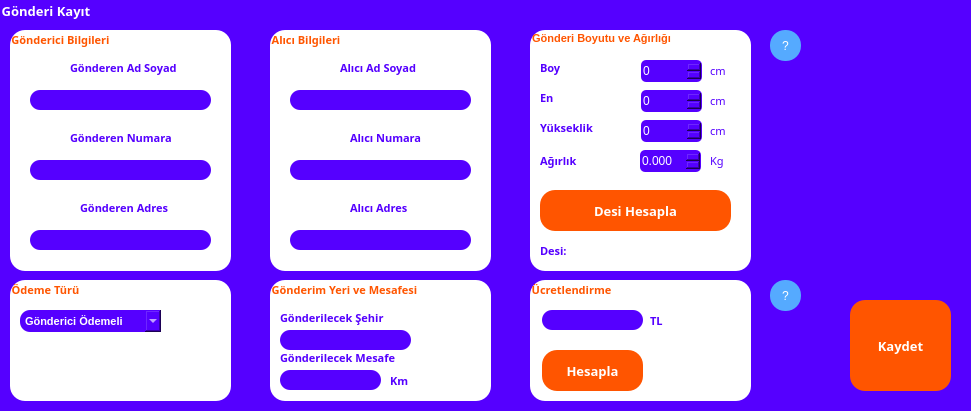
   <widget class="QGroupBox" name="groupBoxGonderiKayit">
    <property name="enabled">
     <bool>true</bool>
    </property>
    <property name="geometry">
     <rect>
      <x>380</x>
      <y>10</y>
      <width>971</width>
      <height>411</height>
     </rect>
    </property>
    <property name="font">
     <font>
      <family>Century Gothic</family>
      <pointsize>10</pointsize>
      <weight>75</weight>
      <bold>true</bold>
     </font>
    </property>
    <property name="styleSheet">
     <string notr="true">background-color: rgb(85, 0, 255); border-radius: 15px; color: white</string>
    </property>
    <property name="title">
     <string>Gönderi Kayıt</string>
    </property>
    <widget class="QGroupBox" name="groupBoxGondericiBilgileri">
     <property name="geometry">
      <rect>
       <x>10</x>
       <y>30</y>
       <width>221</width>
       <height>241</height>
      </rect>
     </property>
     <property name="font">
      <font>
       <family>Century Gothic</family>
       <pointsize>8</pointsize>
       <weight>75</weight>
       <bold>true</bold>
      </font>
     </property>
     <property name="styleSheet">
      <string notr="true">color:rgb(255, 85, 0);background-color: white; border-radius: 15px</string>
     </property>
     <property name="title">
      <string>Gönderici Bilgileri</string>
     </property>
     <widget class="QLineEdit" name="lineEditGonderenAdSoyad">
      <property name="geometry">
       <rect>
        <x>20</x>
        <y>60</y>
        <width>181</width>
        <height>20</height>
       </rect>
      </property>
      <property name="styleSheet">
       <string notr="true">color: white; background-color:rgb(85, 0, 255); border-radius: 10px</string>
      </property>
     </widget>
     <widget class="QLabel" name="labelGonderenAdSoyad">
      <property name="geometry">
       <rect>
        <x>60</x>
        <y>30</y>
        <width>121</width>
        <height>16</height>
       </rect>
      </property>
      <property name="font">
       <font>
        <family>Century Gothic</family>
        <pointsize>8</pointsize>
        <weight>75</weight>
        <bold>true</bold>
       </font>
      </property>
      <property name="styleSheet">
       <string notr="true">color: rgb(85, 0, 255)</string>
      </property>
      <property name="text">
       <string>Gönderen Ad Soyad</string>
      </property>
     </widget>
     <widget class="QLabel" name="labelGonderenNumara">
      <property name="geometry">
       <rect>
        <x>60</x>
        <y>100</y>
        <width>111</width>
        <height>16</height>
       </rect>
      </property>
      <property name="font">
       <font>
        <family>Century Gothic</family>
        <pointsize>8</pointsize>
        <weight>75</weight>
        <bold>true</bold>
       </font>
      </property>
      <property name="styleSheet">
       <string notr="true">color: rgb(85, 0, 255)</string>
      </property>
      <property name="text">
       <string>Gönderen Numara</string>
      </property>
     </widget>
     <widget class="QLineEdit" name="lineEditGonderenNumara">
      <property name="geometry">
       <rect>
        <x>20</x>
        <y>130</y>
        <width>181</width>
        <height>20</height>
       </rect>
      </property>
      <property name="styleSheet">
       <string notr="true">color: white; background-color:rgb(85, 0, 255); border-radius: 10px</string>
      </property>
     </widget>
     <widget class="QLabel" name="labelGonderenAdres">
      <property name="geometry">
       <rect>
        <x>70</x>
        <y>170</y>
        <width>101</width>
        <height>16</height>
       </rect>
      </property>
      <property name="font">
       <font>
        <family>Century Gothic</family>
        <pointsize>8</pointsize>
        <weight>75</weight>
        <bold>true</bold>
       </font>
      </property>
      <property name="styleSheet">
       <string notr="true">color: rgb(85, 0, 255)</string>
      </property>
      <property name="text">
       <string>Gönderen Adres</string>
      </property>
     </widget>
     <widget class="QLineEdit" name="lineEditGonderenAdres">
      <property name="geometry">
       <rect>
        <x>20</x>
        <y>200</y>
        <width>181</width>
        <height>20</height>
       </rect>
      </property>
      <property name="styleSheet">
       <string notr="true">color: white; background-color:rgb(85, 0, 255); border-radius: 10px</string>
      </property>
     </widget>
    </widget>
    <widget class="QGroupBox" name="groupBoxAliciBilgileri">
     <property name="geometry">
      <rect>
       <x>270</x>
       <y>30</y>
       <width>221</width>
       <height>241</height>
      </rect>
     </property>
     <property name="font">
      <font>
       <family>Century Gothic</family>
       <pointsize>8</pointsize>
       <weight>75</weight>
       <italic>false</italic>
       <bold>true</bold>
       <underline>false</underline>
       <strikeout>false</strikeout>
      </font>
     </property>
     <property name="styleSheet">
      <string notr="true">color:rgb(255, 85, 0);background-color: white; border-radius: 15px</string>
     </property>
     <property name="title">
      <string>Alıcı Bilgileri</string>
     </property>
     <widget class="QLineEdit" name="lineEditAliciAdres">
      <property name="geometry">
       <rect>
        <x>20</x>
        <y>200</y>
        <width>181</width>
        <height>20</height>
       </rect>
      </property>
      <property name="styleSheet">
       <string notr="true">color: white; background-color:rgb(85, 0, 255); border-radius: 10px</string>
      </property>
     </widget>
     <widget class="QLabel" name="labelAliciAdSoyad">
      <property name="geometry">
       <rect>
        <x>70</x>
        <y>30</y>
        <width>81</width>
        <height>16</height>
       </rect>
      </property>
      <property name="font">
       <font>
        <family>Century Gothic</family>
        <pointsize>8</pointsize>
        <weight>75</weight>
        <bold>true</bold>
       </font>
      </property>
      <property name="styleSheet">
       <string notr="true">color: rgb(85, 0, 255)</string>
      </property>
      <property name="text">
       <string>Alıcı Ad Soyad</string>
      </property>
     </widget>
     <widget class="QLineEdit" name="lineEditAliciNumara">
      <property name="geometry">
       <rect>
        <x>20</x>
        <y>130</y>
        <width>181</width>
        <height>20</height>
       </rect>
      </property>
      <property name="styleSheet">
       <string notr="true">color: white; background-color:rgb(85, 0, 255); border-radius: 10px</string>
      </property>
     </widget>
     <widget class="QLineEdit" name="lineEditAliciAdSoyad">
      <property name="geometry">
       <rect>
        <x>20</x>
        <y>60</y>
        <width>181</width>
        <height>20</height>
       </rect>
      </property>
      <property name="styleSheet">
       <string notr="true">color: white; background-color:rgb(85, 0, 255); border-radius: 10px</string>
      </property>
     </widget>
     <widget class="QLabel" name="labelAliciNumara">
      <property name="geometry">
       <rect>
        <x>80</x>
        <y>100</y>
        <width>81</width>
        <height>16</height>
       </rect>
      </property>
      <property name="font">
       <font>
        <family>Century Gothic</family>
        <pointsize>8</pointsize>
        <weight>75</weight>
        <bold>true</bold>
       </font>
      </property>
      <property name="styleSheet">
       <string notr="true">color: rgb(85, 0, 255)</string>
      </property>
      <property name="text">
       <string>Alıcı Numara</string>
      </property>
     </widget>
     <widget class="QLabel" name="labelAliciAdres">
      <property name="geometry">
       <rect>
        <x>80</x>
        <y>170</y>
        <width>61</width>
        <height>16</height>
       </rect>
      </property>
      <property name="font">
       <font>
        <family>Century Gothic</family>
        <pointsize>8</pointsize>
        <weight>75</weight>
        <bold>true</bold>
       </font>
      </property>
      <property name="styleSheet">
       <string notr="true">color: rgb(85, 0, 255)</string>
      </property>
      <property name="text">
       <string>Alıcı Adres</string>
      </property>
     </widget>
    </widget>
    <widget class="QGroupBox" name="groupBoxGonderiBoyutu">
     <property name="geometry">
      <rect>
       <x>530</x>
       <y>30</y>
       <width>221</width>
       <height>241</height>
      </rect>
     </property>
     <property name="font">
      <font>
       <family>MS Shell Dlg 2</family>
       <pointsize>8</pointsize>
       <weight>75</weight>
       <bold>true</bold>
      </font>
     </property>
     <property name="styleSheet">
      <string notr="true">color:rgb(255, 85, 0);background-color: white; border-radius: 15px</string>
     </property>
     <property name="title">
      <string>Gönderi Boyutu ve Ağırlığı</string>
     </property>
     <widget class="QSpinBox" name="spinBoxYukseklik">
      <property name="geometry">
       <rect>
        <x>111</x>
        <y>90</y>
        <width>61</width>
        <height>22</height>
       </rect>
      </property>
      <property name="styleSheet">
       <string notr="true">color: white; background-color:rgb(85, 0, 255); border-radius: 5px </string>
      </property>
      <property name="maximum">
       <number>9999</number>
      </property>
     </widget>
     <widget class="QSpinBox" name="spinBoxBoy">
      <property name="geometry">
       <rect>
        <x>111</x>
        <y>30</y>
        <width>61</width>
        <height>22</height>
       </rect>
      </property>
      <property name="styleSheet">
       <string notr="true">color: white; background-color:rgb(85, 0, 255); border-radius: 5px </string>
      </property>
      <property name="maximum">
       <number>9999</number>
      </property>
     </widget>
     <widget class="QSpinBox" name="spinBoxEn">
      <property name="geometry">
       <rect>
        <x>111</x>
        <y>60</y>
        <width>61</width>
        <height>22</height>
       </rect>
      </property>
      <property name="styleSheet">
       <string notr="true">color: white; background-color:rgb(85, 0, 255); border-radius: 5px </string>
      </property>
      <property name="maximum">
       <number>9999</number>
      </property>
     </widget>
     <widget class="QLabel" name="labelYukseklik">
      <property name="geometry">
       <rect>
        <x>10</x>
        <y>90</y>
        <width>81</width>
        <height>16</height>
       </rect>
      </property>
      <property name="font">
       <font>
        <family>Century Gothic</family>
        <pointsize>8</pointsize>
        <weight>75</weight>
        <bold>true</bold>
       </font>
      </property>
      <property name="styleSheet">
       <string notr="true">color: rgb(85, 0, 255)</string>
      </property>
      <property name="text">
       <string>Yükseklik</string>
      </property>
     </widget>
     <widget class="QLabel" name="labelBoy">
      <property name="geometry">
       <rect>
        <x>10</x>
        <y>30</y>
        <width>41</width>
        <height>16</height>
       </rect>
      </property>
      <property name="font">
       <font>
        <family>Century Gothic</family>
        <pointsize>8</pointsize>
        <weight>75</weight>
        <bold>true</bold>
       </font>
      </property>
      <property name="styleSheet">
       <string notr="true">color: rgb(85, 0, 255)</string>
      </property>
      <property name="text">
       <string>Boy</string>
      </property>
     </widget>
     <widget class="QLabel" name="labelEn">
      <property name="geometry">
       <rect>
        <x>10</x>
        <y>60</y>
        <width>21</width>
        <height>16</height>
       </rect>
      </property>
      <property name="font">
       <font>
        <family>Century Gothic</family>
        <pointsize>8</pointsize>
        <weight>75</weight>
        <bold>true</bold>
       </font>
      </property>
      <property name="styleSheet">
       <string notr="true">color: rgb(85, 0, 255)</string>
      </property>
      <property name="text">
       <string>En</string>
      </property>
     </widget>
     <widget class="QPushButton" name="pushButtonDesiHesapla">
      <property name="geometry">
       <rect>
        <x>10</x>
        <y>160</y>
        <width>191</width>
        <height>41</height>
       </rect>
      </property>
      <property name="font">
       <font>
        <family>Century Gothic</family>
        <pointsize>10</pointsize>
        <weight>75</weight>
        <bold>true</bold>
       </font>
      </property>
      <property name="styleSheet">
       <string notr="true">background-color:rgb(255, 85, 0); color: white; border-radius: 15px</string>
      </property>
      <property name="text">
       <string>Desi Hesapla</string>
      </property>
     </widget>
     <widget class="QLabel" name="labelDesi">
      <property name="geometry">
       <rect>
        <x>50</x>
        <y>210</y>
        <width>151</width>
        <height>21</height>
       </rect>
      </property>
      <property name="font">
       <font>
        <family>Century Gothic</family>
        <pointsize>8</pointsize>
        <weight>75</weight>
        <bold>true</bold>
       </font>
      </property>
      <property name="styleSheet">
       <string notr="true">color: rgb(85, 0, 255)</string>
      </property>
      <property name="text">
       <string/>
      </property>
     </widget>
     <widget class="QLabel" name="labelCmBoy">
      <property name="geometry">
       <rect>
        <x>180</x>
        <y>30</y>
        <width>21</width>
        <height>21</height>
       </rect>
      </property>
      <property name="font">
       <font>
        <family>Century Gothic</family>
        <pointsize>8</pointsize>
       </font>
      </property>
      <property name="styleSheet">
       <string notr="true">color: rgb(85, 0, 255)</string>
      </property>
      <property name="text">
       <string>cm</string>
      </property>
     </widget>
     <widget class="QLabel" name="labelCmEn">
      <property name="geometry">
       <rect>
        <x>180</x>
        <y>60</y>
        <width>21</width>
        <height>21</height>
       </rect>
      </property>
      <property name="font">
       <font>
        <family>Century Gothic</family>
        <pointsize>8</pointsize>
       </font>
      </property>
      <property name="styleSheet">
       <string notr="true">color: rgb(85, 0, 255)</string>
      </property>
      <property name="text">
       <string>cm</string>
      </property>
     </widget>
     <widget class="QLabel" name="labelCmYukseklik">
      <property name="geometry">
       <rect>
        <x>180</x>
        <y>90</y>
        <width>21</width>
        <height>21</height>
       </rect>
      </property>
      <property name="font">
       <font>
        <family>Century Gothic</family>
        <pointsize>8</pointsize>
       </font>
      </property>
      <property name="styleSheet">
       <string notr="true">color: rgb(85, 0, 255)</string>
      </property>
      <property name="text">
       <string>cm</string>
      </property>
     </widget>
     <widget class="QLabel" name="labelKg">
      <property name="enabled">
       <bool>true</bool>
      </property>
      <property name="geometry">
       <rect>
        <x>180</x>
        <y>120</y>
        <width>21</width>
        <height>21</height>
       </rect>
      </property>
      <property name="font">
       <font>
        <family>Century Gothic</family>
        <pointsize>8</pointsize>
       </font>
      </property>
      <property name="styleSheet">
       <string notr="true">color: rgb(85, 0, 255)</string>
      </property>
      <property name="text">
       <string>Kg</string>
      </property>
     </widget>
     <widget class="QLabel" name="labelAgirlik">
      <property name="enabled">
       <bool>true</bool>
      </property>
      <property name="geometry">
       <rect>
        <x>10</x>
        <y>120</y>
        <width>81</width>
        <height>21</height>
       </rect>
      </property>
      <property name="font">
       <font>
        <family>Century Gothic</family>
        <pointsize>8</pointsize>
        <weight>75</weight>
        <bold>true</bold>
       </font>
      </property>
      <property name="styleSheet">
       <string notr="true">color: rgb(85, 0, 255)</string>
      </property>
      <property name="text">
       <string>Ağırlık</string>
      </property>
     </widget>
     <widget class="QDoubleSpinBox" name="doubleSpinBoxKg">
      <property name="enabled">
       <bool>true</bool>
      </property>
      <property name="geometry">
       <rect>
        <x>110</x>
        <y>120</y>
        <width>61</width>
        <height>22</height>
       </rect>
      </property>
      <property name="styleSheet">
       <string notr="true">color: white; background-color:rgb(85, 0, 255); border-radius: 5px </string>
      </property>
      <property name="decimals">
       <number>3</number>
      </property>
      <property name="maximum">
       <double>999.990000000000009</double>
      </property>
     </widget>
     <widget class="QLabel" name="labelDesiYazisi">
      <property name="geometry">
       <rect>
        <x>10</x>
        <y>210</y>
        <width>31</width>
        <height>21</height>
       </rect>
      </property>
      <property name="font">
       <font>
        <family>Century Gothic</family>
        <pointsize>8</pointsize>
        <weight>75</weight>
        <bold>true</bold>
       </font>
      </property>
      <property name="styleSheet">
       <string notr="true">color: rgb(85, 0, 255)</string>
      </property>
      <property name="text">
       <string>Desi:</string>
      </property>
     </widget>
    </widget>
    <widget class="QPushButton" name="pushButtonBilgiEkrani">
     <property name="geometry">
      <rect>
       <x>770</x>
       <y>30</y>
       <width>31</width>
       <height>31</height>
      </rect>
     </property>
     <property name="font">
      <font>
       <family>Arial</family>
       <pointsize>9</pointsize>
      </font>
     </property>
     <property name="styleSheet">
      <string notr="true">color: white; background-color: rgb(85, 170, 255); border-radius: 15px</string>
     </property>
     <property name="text">
      <string>?</string>
     </property>
    </widget>
    <widget class="QGroupBox" name="groupBoxUcret">
     <property name="geometry">
      <rect>
       <x>530</x>
       <y>280</y>
       <width>221</width>
       <height>121</height>
      </rect>
     </property>
     <property name="font">
      <font>
       <family>Century Gothic</family>
       <pointsize>8</pointsize>
       <weight>75</weight>
       <bold>true</bold>
      </font>
     </property>
     <property name="styleSheet">
      <string notr="true">color:rgb(255, 85, 0);background-color: white; border-radius: 15px</string>
     </property>
     <property name="title">
      <string>Ücretlendirme</string>
     </property>
     <widget class="QLabel" name="labelTL">
      <property name="geometry">
       <rect>
        <x>120</x>
        <y>30</y>
        <width>21</width>
        <height>21</height>
       </rect>
      </property>
      <property name="font">
       <font>
        <family>Century Gothic</family>
        <pointsize>8</pointsize>
        <weight>75</weight>
        <bold>true</bold>
       </font>
      </property>
      <property name="styleSheet">
       <string notr="true">color: rgb(85, 0, 255);</string>
      </property>
      <property name="text">
       <string>TL</string>
      </property>
     </widget>
     <widget class="QPushButton" name="pushButtonUcretHesapla">
      <property name="geometry">
       <rect>
        <x>12</x>
        <y>70</y>
        <width>101</width>
        <height>41</height>
       </rect>
      </property>
      <property name="font">
       <font>
        <family>Century Gothic</family>
        <pointsize>10</pointsize>
        <weight>75</weight>
        <bold>true</bold>
       </font>
      </property>
      <property name="styleSheet">
       <string notr="true">background-color: rgb(255, 85, 0); color: white;border-radius: 15px</string>
      </property>
      <property name="text">
       <string>Hesapla</string>
      </property>
     </widget>
     <widget class="QLineEdit" name="lineEditUcret">
      <property name="enabled">
       <bool>true</bool>
      </property>
      <property name="geometry">
       <rect>
        <x>12</x>
        <y>30</y>
        <width>101</width>
        <height>20</height>
       </rect>
      </property>
      <property name="styleSheet">
       <string notr="true">color: white; background-color:rgb(85, 0, 255); border-radius: 10px</string>
      </property>
      <property name="readOnly">
       <bool>true</bool>
      </property>
      <property name="placeholderText">
       <string/>
      </property>
     </widget>
    </widget>
    <widget class="QGroupBox" name="groupBoxGonderimYeriVeMesafesi">
     <property name="geometry">
      <rect>
       <x>270</x>
       <y>280</y>
       <width>221</width>
       <height>121</height>
      </rect>
     </property>
     <property name="font">
      <font>
       <family>Century Gothic</family>
       <pointsize>8</pointsize>
       <weight>75</weight>
       <bold>true</bold>
      </font>
     </property>
     <property name="styleSheet">
      <string notr="true">color:rgb(255, 85, 0);background-color: white; border-radius: 15px</string>
     </property>
     <property name="title">
      <string>Gönderim Yeri ve Mesafesi</string>
     </property>
     <widget class="QLabel" name="labelGonderilecekMesafeKm">
      <property name="geometry">
       <rect>
        <x>120</x>
        <y>90</y>
        <width>21</width>
        <height>21</height>
       </rect>
      </property>
      <property name="font">
       <font>
        <family>Century Gothic</family>
        <pointsize>8</pointsize>
        <weight>75</weight>
        <bold>true</bold>
       </font>
      </property>
      <property name="styleSheet">
       <string notr="true">color: rgb(85, 0, 255)</string>
      </property>
      <property name="text">
       <string>Km</string>
      </property>
     </widget>
     <widget class="QLineEdit" name="lineEditGonderilecekSehir">
      <property name="enabled">
       <bool>true</bool>
      </property>
      <property name="geometry">
       <rect>
        <x>10</x>
        <y>50</y>
        <width>131</width>
        <height>20</height>
       </rect>
      </property>
      <property name="styleSheet">
       <string notr="true">color: white; background-color:rgb(85, 0, 255); border-radius: 10px</string>
      </property>
      <property name="readOnly">
       <bool>true</bool>
      </property>
     </widget>
     <widget class="QLineEdit" name="lineEditGonderilecekMesafe">
      <property name="enabled">
       <bool>true</bool>
      </property>
      <property name="geometry">
       <rect>
        <x>10</x>
        <y>90</y>
        <width>101</width>
        <height>20</height>
       </rect>
      </property>
      <property name="styleSheet">
       <string notr="true">color: white; background-color:rgb(85, 0, 255); border-radius: 10px</string>
      </property>
      <property name="readOnly">
       <bool>true</bool>
      </property>
     </widget>
     <widget class="QLabel" name="labelGonderilecekSehir">
      <property name="geometry">
       <rect>
        <x>10</x>
        <y>30</y>
        <width>121</width>
        <height>16</height>
       </rect>
      </property>
      <property name="font">
       <font>
        <family>Century Gothic</family>
        <pointsize>8</pointsize>
        <weight>75</weight>
        <bold>true</bold>
       </font>
      </property>
      <property name="styleSheet">
       <string notr="true">color: rgb(85, 0, 255)</string>
      </property>
      <property name="text">
       <string>Gönderilecek Şehir</string>
      </property>
     </widget>
     <widget class="QLabel" name="labelGonderilecekMesafe">
      <property name="geometry">
       <rect>
        <x>10</x>
        <y>70</y>
        <width>131</width>
        <height>16</height>
       </rect>
      </property>
      <property name="font">
       <font>
        <family>Century Gothic</family>
        <pointsize>8</pointsize>
        <weight>75</weight>
        <bold>true</bold>
       </font>
      </property>
      <property name="styleSheet">
       <string notr="true">color: rgb(85, 0, 255)</string>
      </property>
      <property name="text">
       <string>Gönderilecek Mesafe</string>
      </property>
     </widget>
    </widget>
    <widget class="QGroupBox" name="groupBoxOdemeTuru">
     <property name="geometry">
      <rect>
       <x>10</x>
       <y>280</y>
       <width>221</width>
       <height>121</height>
      </rect>
     </property>
     <property name="font">
      <font>
       <family>Century Gothic</family>
       <pointsize>8</pointsize>
       <weight>75</weight>
       <bold>true</bold>
      </font>
     </property>
     <property name="styleSheet">
      <string notr="true">color:rgb(255, 85, 0);background-color: white; border-radius: 15px</string>
     </property>
     <property name="title">
      <string>Ödeme Türü</string>
     </property>
     <widget class="QComboBox" name="comboBoxOdemeTuru">
      <property name="geometry">
       <rect>
        <x>10</x>
        <y>30</y>
        <width>141</width>
        <height>22</height>
       </rect>
      </property>
      <property name="font">
       <font>
        <family>MS Shell Dlg 2</family>
        <pointsize>8</pointsize>
        <weight>75</weight>
        <bold>true</bold>
       </font>
      </property>
      <property name="styleSheet">
       <string notr="true">color: white; background-color:rgb(85, 0, 255); border-radius: 10px</string>
      </property>
      <item>
       <property name="text">
        <string>Gönderici Ödemeli</string>
       </property>
      </item>
      <item>
       <property name="text">
        <string>Alıcı Ödemeli</string>
       </property>
      </item>
     </widget>
    </widget>
    <widget class="QPushButton" name="pushButtonUcretlendirmeBilgisi">
     <property name="geometry">
      <rect>
       <x>770</x>
       <y>280</y>
       <width>31</width>
       <height>31</height>
      </rect>
     </property>
     <property name="font">
      <font>
       <family>Arial</family>
       <pointsize>9</pointsize>
      </font>
     </property>
     <property name="styleSheet">
      <string notr="true">color: white; background-color: rgb(85, 170, 255); border-radius: 15px</string>
     </property>
     <property name="text">
      <string>?</string>
     </property>
    </widget>
    <widget class="QPushButton" name="pushButtonKaydet2">
     <property name="geometry">
      <rect>
       <x>850</x>
       <y>300</y>
       <width>101</width>
       <height>91</height>
      </rect>
     </property>
     <property name="font">
      <font>
       <family>Century Gothic</family>
       <pointsize>10</pointsize>
       <weight>75</weight>
       <bold>true</bold>
      </font>
     </property>
     <property name="styleSheet">
      <string notr="true">background-color: rgb(255, 85, 0); color: white;border-radius: 15px</string>
     </property>
     <property name="text">
      <string>Kaydet</string>
     </property>
    </widget>
   </widget>
